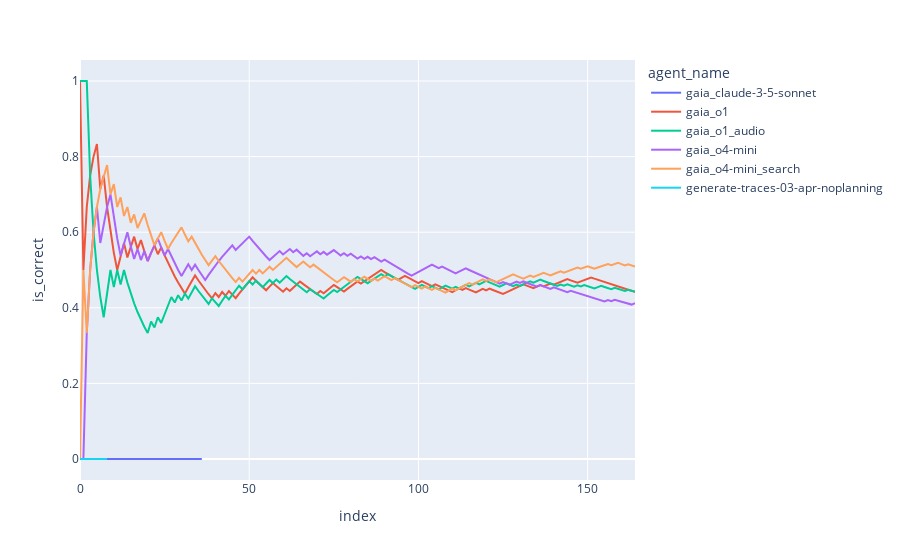

The cell this chart's notebook holds for it:
### Code cell
import plotly.express as px


cumulative_df = (
    (
        sel_df.groupby("agent_name")[["is_correct", "is_near_correct"]]
        .expanding(min_periods=1, axis=0, method="single")
        .agg({"is_correct": "mean", "is_near_correct": "count"})
        .reset_index()
    )
    .copy()
    .rename(columns={"is_near_correct": "index"})
)
cumulative_df["index"] = cumulative_df["index"].astype(int) - 1


def find_question(row):
    try:
        res = sel_df.loc[sel_df["agent_name"] == row["agent_name"], "question"].iloc[row["index"]][:50]
        return res
    except Exception:
        return ""


cumulative_df["question"] = cumulative_df.apply(find_question, axis=1)

px.line(
    cumulative_df,
    color="agent_name",
    x="index",
    y="is_correct",
    hover_data="question",
)

### Figure 1 — Plotly figure (JSON) as saved in the notebook; plotly's stock layout.template omitted (floating-point values rounded to 4 significant figures; data arrays with more than 128 entries replaced by an {"elided": "..."} marker saying what was removed)
{"data": [{"customdata": [["What is the average number of pre-2020 works on th"], ["You are a telecommunications engineer who wants to"], ["How many slides in this PowerPoint presentation me"], ["Using the Biopython library in Python, parse the P"], ["Hi, I'm making a pie but I could use some help wit"], ["What percentage of the total penguin population ac"], ["Could you help me out with this assignment? Our pr"], ["An office held a Secret Santa gift exchange where "], ["What is the final numeric output from the attached"], ["Hi, I was out sick from my classes on Friday, so I"], ["The attached Excel file contains the sales of menu"], ["How many applicants for the job in the PDF are onl"], ["As a comma separated list with no whitespace, usin"], ["When you take the average of the standard populati"], ["Using bass clef notes, what is the age of someone "], ["In the NIH translation of the original 1913 Michae"], ["Each cell in the attached spreadsheet represents a"], ["The attached file shows a list of books in the col"], ["The attached file contains a list of vendors in th"], ["You are given this Excel file as a map. You start "], ["The attached file lists accommodations in the reso"], ["The brand that makes these harnesses the dogs are "], ["Review the chess position provided in the image. I"], ["What is the area of the green polygon in the attac"], ["This spreadsheet contains a list of clients for a "], ["The attached file shows the locomotives in the col"], ["The attached spreadsheet contains a list of books "], ["The attached file lists the locomotives owned by a"], ["I have the Standard plan in the image below, and I"], ["The attached spreadsheet shows the inventory for a"], ["Look at the attached image. The quiz is scored as "], ["The attached PDF lists accommodations in the resor"], ["The attached image contains a Python script. Run t"], ["I was referencing each of the tables in the file f"], ["The attached spreadsheet lists the locomotives own"], ["The attached spreadsheet contains the sales of men"], ["If this whole pint is made up of ice cream, how ma"]], "hovertemplate": "agent_name=gaia_claude-3-5-sonnet<br>index=%{x}<br>is_correct=%{y}<br>question=%{customdata[0]}<extra></extra>", "legendgroup": "gaia_claude-3-5-sonnet", "line": {"color": "#636efa", "dash": "solid"}, "marker": {"symbol": "circle"}, "mode": "lines", "name": "gaia_claude-3-5-sonnet", "orientation": "v", "showlegend": true, "type": "scatter", "x": [0, 1, 2, 3, 4, 5, 6, 7, 8, 9, 10, 11, 12, 13, 14, 15, 16, 17, 18, 19, 20, 21, 22, 23, 24, 25, 26, 27, 28, 29, 30, 31, 32, 33, 34, 35, 36], "xaxis": "x", "y": [0.0, 0.0, 0.0, 0.0, 0.0, 0.0, 0.0, 0.0, 0.0, 0.0, 0.0, 0.0, 0.0, 0.0, 0.0, 0.0, 0.0, 0.0, 0.0, 0.0, 0.0, 0.0, 0.0, 0.0, 0.0, 0.0, 0.0, 0.0, 0.0, 0.0, 0.0, 0.0, 0.0, 0.0, 0.0, 0.0, 0.0], "yaxis": "y"}, {"customdata": {"elided": "165x1 str values"}, "hovertemplate": "agent_name=gaia_o1<br>index=%{x}<br>is_correct=%{y}<br>question=%{customdata[0]}<extra></extra>", "legendgroup": "gaia_o1", "line": {"color": "#EF553B", "dash": "solid"}, "marker": {"symbol": "circle"}, "mode": "lines", "name": "gaia_o1", "orientation": "v", "showlegend": true, "type": "scatter", "x": {"elided": "165 int values"}, "xaxis": "x", "y": {"elided": "165 float values"}, "yaxis": "y"}, {"customdata": {"elided": "165x1 str values"}, "hovertemplate": "agent_name=gaia_o1_audio<br>index=%{x}<br>is_correct=%{y}<br>question=%{customdata[0]}<extra></extra>", "legendgroup": "gaia_o1_audio", "line": {"color": "#00cc96", "dash": "solid"}, "marker": {"symbol": "circle"}, "mode": "lines", "name": "gaia_o1_audio", "orientation": "v", "showlegend": true, "type": "scatter", "x": {"elided": "165 int values"}, "xaxis": "x", "y": {"elided": "165 float values"}, "yaxis": "y"}, {"customdata": {"elided": "165x1 str values"}, "hovertemplate": "agent_name=gaia_o4-mini<br>index=%{x}<br>is_correct=%{y}<br>question=%{customdata[0]}<extra></extra>", "legendgroup": "gaia_o4-mini", "line": {"color": "#ab63fa", "dash": "solid"}, "marker": {"symbol": "circle"}, "mode": "lines", "name": "gaia_o4-mini", "orientation": "v", "showlegend": true, "type": "scatter", "x": {"elided": "165 int values"}, "xaxis": "x", "y": {"elided": "165 float values"}, "yaxis": "y"}, {"customdata": {"elided": "165x1 str values"}, "hovertemplate": "agent_name=gaia_o4-mini_search<br>index=%{x}<br>is_correct=%{y}<br>question=%{customdata[0]}<extra></extra>", "legendgroup": "gaia_o4-mini_search", "line": {"color": "#FFA15A", "dash": "solid"}, "marker": {"symbol": "circle"}, "mode": "lines", "name": "gaia_o4-mini_search", "orientation": "v", "showlegend": true, "type": "scatter", "x": {"elided": "165 int values"}, "xaxis": "x", "y": {"elided": "165 float values"}, "yaxis": "y"}, {"customdata": [["Using the Biopython library in Python, parse the P"], ["What is the average number of pre-2020 works on th"], ["You are a telecommunications engineer who wants to"], ["How many slides in this PowerPoint presentation me"], ["What percentage of the total penguin population ac"], ["Could you help me out with this assignment? Our pr"], ["Hi, I'm making a pie but I could use some help wit"], ["What is the final numeric output from the attached"], ["Hi, I was out sick from my classes on Friday, so I"]], "hovertemplate": "agent_name=generate-traces-03-apr-noplanning<br>index=%{x}<br>is_correct=%{y}<br>question=%{customdata[0]}<extra></extra>", "legendgroup": "generate-traces-03-apr-noplanning", "line": {"color": "#19d3f3", "dash": "solid"}, "marker": {"symbol": "circle"}, "mode": "lines", "name": "generate-traces-03-apr-noplanning", "orientation": "v", "showlegend": true, "type": "scatter", "x": [0, 1, 2, 3, 4, 5, 6, 7, 8], "xaxis": "x", "y": [0.0, 0.0, 0.0, 0.0, 0.0, 0.0, 0.0, 0.0, 0.0], "yaxis": "y"}], "layout": {"legend": {"title": {"text": "agent_name"}, "tracegroupgap": 0}, "margin": {"t": 60}, "xaxis": {"anchor": "y", "domain": [0, 1], "title": {"text": "index"}}, "yaxis": {"anchor": "x", "domain": [0, 1], "title": {"text": "is_correct"}}}}
